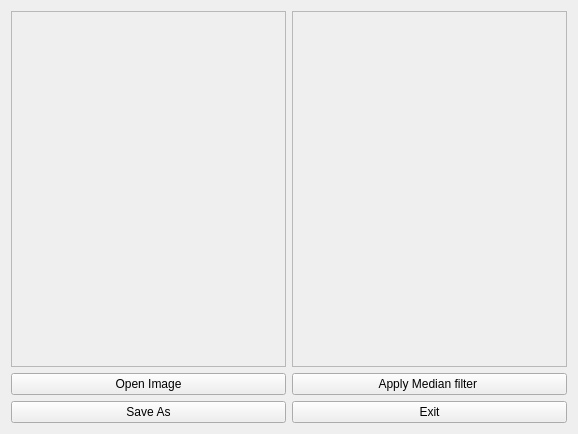
<?xml version="1.0" encoding="UTF-8"?>
<ui version="4.0">
 <class>MainWindow</class>
 <widget class="QMainWindow" name="MainWindow">
  <property name="geometry">
   <rect>
    <x>0</x>
    <y>0</y>
    <width>578</width>
    <height>434</height>
   </rect>
  </property>
  <property name="windowTitle">
   <string/>
  </property>
  <widget class="QWidget" name="centralWidget">
   <layout class="QGridLayout" name="gridLayout">
    <item row="1" column="0">
     <widget class="QPushButton" name="openButton">
      <property name="text">
       <string>Open Image</string>
      </property>
     </widget>
    </item>
    <item row="0" column="0" colspan="2">
     <layout class="QHBoxLayout" name="horizontalLayout">
      <item>
       <widget class="QScrollArea" name="scrollArea_2">
        <property name="widgetResizable">
         <bool>true</bool>
        </property>
        <widget class="QWidget" name="scrollAreaWidgetContents_2">
         <property name="geometry">
          <rect>
           <x>0</x>
           <y>0</y>
           <width>274</width>
           <height>354</height>
          </rect>
         </property>
         <layout class="QGridLayout" name="gridLayout_2">
          <item row="1" column="0">
           <widget class="QLabel" name="label">
            <property name="text">
             <string/>
            </property>
           </widget>
          </item>
         </layout>
        </widget>
       </widget>
      </item>
      <item>
       <widget class="QScrollArea" name="scrollArea">
        <property name="widgetResizable">
         <bool>true</bool>
        </property>
        <widget class="QWidget" name="scrollAreaWidgetContents">
         <property name="geometry">
          <rect>
           <x>0</x>
           <y>0</y>
           <width>274</width>
           <height>354</height>
          </rect>
         </property>
         <layout class="QGridLayout" name="gridLayout_3">
          <item row="0" column="0">
           <widget class="QLabel" name="label_2">
            <property name="text">
             <string/>
            </property>
           </widget>
          </item>
         </layout>
        </widget>
       </widget>
      </item>
     </layout>
    </item>
    <item row="1" column="1">
     <widget class="QPushButton" name="applyFilterButton">
      <property name="text">
       <string>Apply Median filter </string>
      </property>
     </widget>
    </item>
    <item row="2" column="0">
     <widget class="QPushButton" name="saveAsButton">
      <property name="text">
       <string>Save As</string>
      </property>
     </widget>
    </item>
    <item row="2" column="1">
     <widget class="QPushButton" name="quitButton">
      <property name="text">
       <string>Exit</string>
      </property>
     </widget>
    </item>
   </layout>
  </widget>
 </widget>
 <layoutdefault spacing="6" margin="11"/>
 <resources/>
 <connections/>
</ui>
